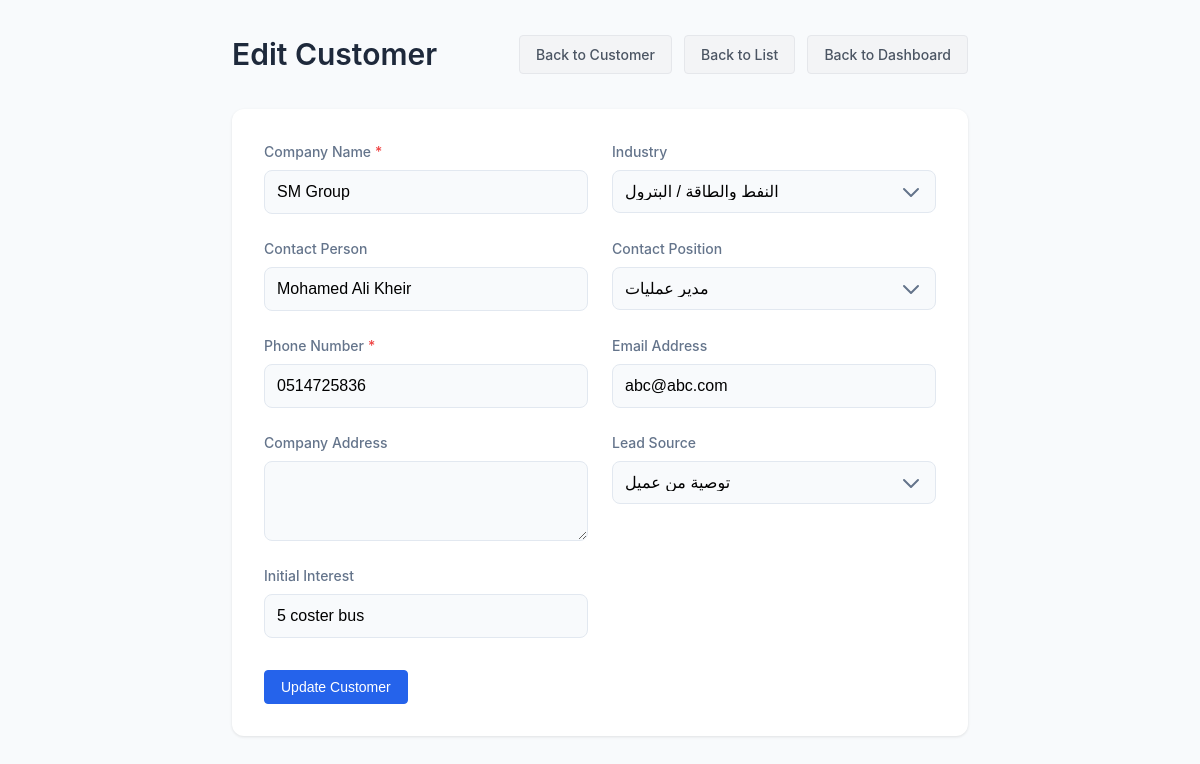
The page /customers/edit/1 (signed in) on the database its author committed.
### tables this page shows
CREATE TABLE "customers"(
  customer_id INT,
  company_name TEXT,
  contact_person TEXT,
  phone_number TEXT,
  email_address TEXT,
  company_address TEXT,
  lead_source TEXT,
  initial_interest TEXT,
  date_added TEXT,
  company_industry TEXT,
  contact_person_position TEXT,
  last_contact_date TEXT,
  assigned_salesperson_id INT,
  company_id INT
);

### app.py (the view)
@app.route('/customers/edit/<int:customer_id>', methods=['GET', 'POST'])
def edit_customer(customer_id):
    if 'salesperson_id' in session:
        conn = get_db()
        cursor = conn.cursor()
        if request.method == 'POST':
            company_name = request.form['company_name']
            contact_person = request.form['contact_person']
            phone_number = request.form['phone_number']
            email_address = request.form['email_address']
            company_address = request.form['company_address']
            lead_source = request.form['lead_source']
            initial_interest = request.form['initial_interest']
            company_industry = request.form.get('company_industry')
            contact_person_position = request.form.get('contact_person_position')
            cursor.execute('''
                UPDATE customers SET company_name=?, contact_person=?, phone_number=?, email_address=?,
                company_address=?, lead_source=?, initial_interest=?, company_industry=?, contact_person_position=?
                WHERE customer_id=?
            ''', (company_name, contact_person, phone_number, email_address, company_address, lead_source, initial_interest, company_industry, contact_person_position, customer_id))
            conn.commit()
            conn.close()
            return redirect(url_for('customer_detail', customer_id=customer_id))
        else:
            cursor.execute("SELECT * FROM customers WHERE customer_id = ?", (customer_id,))
            customer = cursor.fetchone()
            conn.close()
            if customer:
                return render_template('edit_customer.html', customer=customer)
            return render_template('edit_customer.html', customer=None)
    return redirect(url_for('login'))

### app.py (called while the page is built)
def get_db():
    db = getattr(g, '_database', None)
    if db is None:
        db = g._database = sqlite3.connect(DATABASE_NAME)
        db.row_factory = sqlite3.Row
    return db

@app.teardown_appcontext
def teardown_db(error):
    close_db()

### templates/edit_customer.html (shortened to what this page needs)
<!DOCTYPE html>
<html lang="en">
<head>
</head>
<body>
    <div class="container">
        <div class="header">
            <h1 class="page-title">Edit Customer</h1>
            <div class="action-buttons">
                <a href="{{ url_for('customer_detail', customer_id=customer.customer_id) }}" class="btn btn-secondary">
                    Back to Customer
                </a>
                <a href="{{ url_for('customer_list') }}" class="btn btn-secondary">
                    Back to List
                </a>
                {% if session['role'] == 'manager' %}
                <a href="{{ url_for('manager_dashboard') }}" class="btn btn-secondary">
                    Back to Dashboard
                </a>
                {% else %}
                <a href="{{ url_for('dashboard') }}" class="btn btn-secondary">
                    Back to Dashboard
                </a>
                {% endif %}
            </div>
        </div>
        <div class="form-container">
            <form method="POST">
                <div class="form-grid">
                    <div class="form-group">
                        <label for="company_name" class="form-label">
                            Company Name<span class="required-indicator">*</span>
                        </label>
                        <input type="text" id="company_name" name="company_name" class="form-input" value="{{ customer.company_name }}" required>
                    </div>
                    <div class="form-group">
                        <label for="company_industry" class="form-label">Industry</label>
                        <select id="company_industry" name="company_industry" class="form-input form-select">
                            <option value="النفط والطاقة / البترول" {% if customer.company_industry == 'النفط والطاقة / البترول' %}selected{% endif %}>النفط والطاقة / البترول</option>
                        </select>
                    </div>
                    <div class="form-group">
                        <label for="contact_person" class="form-label">Contact Person</label>
                        <input type="text" id="contact_person" name="contact_person" class="form-input" value="{{ customer.contact_person }}">
                    </div>
                    <div class="form-group">
                        <label for="contact_person_position" class="form-label">Contact Position</label>
                        <select id="contact_person_position" name="contact_person_position" class="form-input form-select">
                            <option value="مدير عمليات" {% if customer.contact_person_position == 'مدير عمليات' %}selected{% endif %}>مدير عمليات</option>
                        </select>
                    </div>
                    <div class="form-group">
                        <label for="phone_number" class="form-label">
                            Phone Number<span class="required-indicator">*</span>
                        </label>
                        <input type="tel" id="phone_number" name="phone_number" class="form-input" value="{{ customer.phone_number }}" required>
                    </div>
                    <div class="form-group">
                        <label for="email_address" class="form-label">Email Address</label>
                        <input type="email" id="email_address" name="email_address" class="form-input" value="{{ customer.email_address }}">
                    </div>
                    <div class="form-group">
                        <label for="company_address" class="form-label">Company Address</label>
                        <textarea id="company_address" name="company_address" class="form-input" rows="3">{{ customer.company_address }}</textarea>
                    </div>
                    <div class="form-group">
                        <label for="lead_source" class="form-label">Lead Source</label>
                        <select id="lead_source" name="lead_source" class="form-input form-select">
                            <option value="توصية من عميل" {% if customer.lead_source == 'توصية من عميل' %}selected{% endif %}>توصية من عميل</option>
                        </select>
                    </div>
                    <div class="form-group">
                        <label for="initial_interest" class="form-label">Initial Interest</label>
                        <input type="text" id="initial_interest" name="initial_interest" class="form-input" value="{{ customer.initial_interest }}">
                    </div>
                </div>
                <button type="submit" class="submit-button">Update Customer</button>
            </form>
        </div>
    </div>
</body>
</html>

### templates/edit_customer.html (style rules this page uses)
:root { --primary-color: #2563eb; --secondary-color: #64748b; --success-color: #22c55e; --background-color: #f8fafc; --card-background: #ffffff; --border-color: #e2e8f0; --text-primary: #1e293b; --text-secondary: #64748b; --error-color: #ef4444; }
* { margin: 0; padding: 0; box-sizing: border-box; }
body { font-family: -apple-system, BlinkMacSystemFont, 'Segoe UI', Roboto, Oxygen, Ubuntu, Cantarell, sans-serif; background-color: var(--background-color); color: var(--text-primary); line-height: 1.5; }
.container { max-width: 800px; margin: 0 auto; padding: 2rem; }
.header { display: flex; justify-content: space-between; align-items: center; margin-bottom: 2rem; }
.page-title { font-size: 1.875rem; font-weight: 600; color: var(--text-primary); }
.action-buttons { display: flex; gap: 0.75rem; }
.btn { display: inline-flex; align-items: center; padding: 0.5rem 1rem; border-radius: 0.25rem; font-weight: 500; font-size: 0.875rem; cursor: pointer; transition: all 0.2s; text-decoration: none; border: 1px solid transparent; color: #4b5563; background-color: #f3f4f6; }
.btn-secondary { background-color: #f3f4f6; color: #4b5563; border-color: #e5e7eb; }
.form-container { background-color: var(--card-background); border-radius: 0.75rem; padding: 2rem; box-shadow: 0 1px 3px rgba(0, 0, 0, 0.1); }
.form-grid { display: grid; grid-template-columns: repeat(auto-fit, minmax(300px, 1fr)); gap: 1.5rem; margin-bottom: 2rem; }
.form-group { display: flex; flex-direction: column; gap: 0.5rem; }
.form-label { color: var(--text-secondary); font-size: 0.875rem; font-weight: 500; }
.form-input { padding: 0.75rem; border: 1px solid var(--border-color); border-radius: 0.5rem; font-size: 1rem; transition: all 0.2s; background-color: var(--background-color); }
.form-select { appearance: none; background-repeat: no-repeat; background-position: right 0.75rem center; background-size: 1.5em 1.5em; padding-right: 2.5rem; }
.submit-button { display: inline-flex; align-items: center; justify-content: center; padding: 0.5rem 1rem; border-radius: 0.25rem; font-weight: 500; font-size: 0.875rem; cursor: pointer; transition: all 0.2s; background-color: #2563eb; color: white; border: 1px solid #2563eb; width: auto; min-width: 120px; }
.required-indicator { color: var(--error-color); margin-left: 0.25rem; }

### rows shown on the page
customers: company_name "SM Group", company_industry "النفط والطاقة / البترول", contact_person "Mohamed Ali Kheir", contact_person_position "مدير عمليات", phone_number "0514725836", email_address "abc@abc.com", lead_source "توصية من عميل", initial_interest "5 coster bus"
